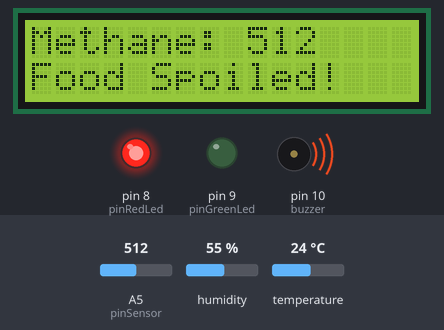
Bench run of a sketch on a simulated Arduino Uno, built with avr-gcc and run on an emulated ATmega328P. Shown: 16×2 character LCD, output pins drawn as LEDs (lit = HIGH), buzzer (waves = sounding, pin HIGH). Inputs (shaded band) come from the test bench; at power-on: A5 (pinSensor) = 512, humidity 55 %, temperature 24 °C. What the sketch prints to the serial monitor is not drawn.

Above: at 1.2 s.
1.3 s: A5 (pinSensor) set to 267
At 3.5 s:
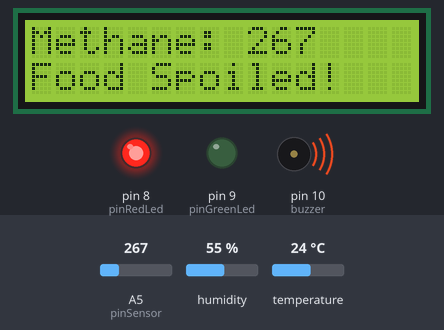
4.0 s: A5 (pinSensor) set to 241
At 4.9 s:
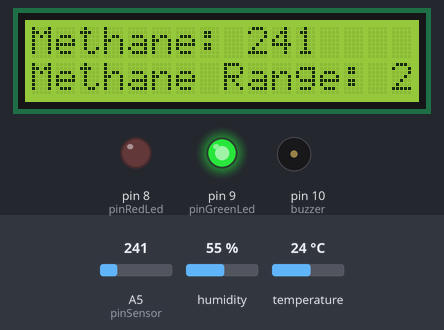
6.7 s: A5 (pinSensor) set to 260
At 9.0 s:
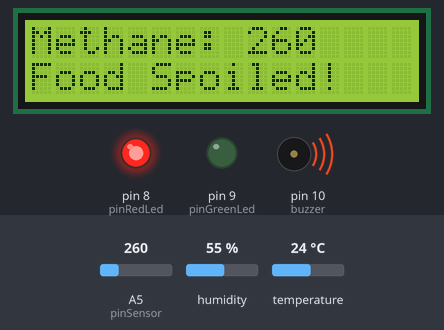
Timing chart, 0 to 10.5 s (numbered marks = the images above; inputs shaded):
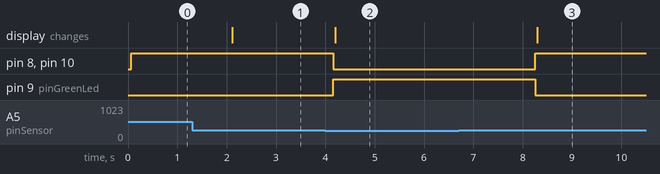

Measured:
- the behaviour switches between 250 and 249 on A5 (pinSensor) (found by bisection; images 1 and 2)
- after the input at 1.3 s, the display: changes after 0.81 s (image 1)
- after the input at 4.0 s, pin 8 (pinRedLed), pin 10 (buzzer): HIGH → LOW after 0.16 s; pin 9 (pinGreenLed): LOW → HIGH after 0.16 s; the display: changes after 0.20 s (image 2)
- after the input at 6.7 s, pin 8 (pinRedLed), pin 10 (buzzer): LOW → HIGH after 1.6 s; pin 9 (pinGreenLed): HIGH → LOW after 1.6 s; the display: changes after 1.6 s (image 3)

The sketch:

food_spoilage_detector.ino
```cpp
#include <SoftwareSerial.h>
#include <LiquidCrystal.h>
#include "dht.h"

SoftwareSerial nodemcu(1, 0);   // RX, TX
#define dht_apin A0             // DHT11 sensor pin
LiquidCrystal lcd(12, 11, 5, 4, 3, 2);

dht DHT;
int pinRedLed = 8;
int pinGreenLed = 9;
int pinSensor = A5;             // Methane sensor pin
int THRESHOLD = 250;
int buzzer = 10;

String mystring;                // For message handling

void setup() {
    Serial.begin(9600);
    nodemcu.begin(9600);

    lcd.begin(16, 2);
    pinMode(buzzer, OUTPUT);
    pinMode(pinRedLed, OUTPUT);
    pinMode(pinGreenLed, OUTPUT);
    pinMode(pinSensor, INPUT);
}

void loop() {
    // Read methane sensor data
    int rdata = analogRead(pinSensor);

    Serial.print("Methane Range: ");
    Serial.println(rdata);
    lcd.setCursor(0, 0);          // Set cursor to the first line
    lcd.print("Methane: ");
    lcd.print(rdata);             // Display methane value directly
    lcd.print("   ");             // Clears remaining characters

    // Check for gas threshold
    if (rdata >= THRESHOLD) {
        digitalWrite(pinRedLed, HIGH);
        digitalWrite(pinGreenLed, LOW);
        digitalWrite(buzzer, HIGH);
    } else {
        digitalWrite(pinRedLed, LOW);
        digitalWrite(pinGreenLed, HIGH);
        digitalWrite(buzzer, LOW);
    }

    // Display data on LCD and send via nodemcu
    if (nodemcu.available() > 0) {
        char data = nodemcu.read();
        lcd.setCursor(0, 1);     // Move cursor to the second line
        lcd.print("Msg: ");
        lcd.print(data);
        lcd.print("   ");        // Clears remaining characters
    }

    // Send methane data conditionally
    if (rdata < 250) {
        mystring = "Methane Range: " + String(rdata);
    } else {
        mystring = "Food Spoiled!";
    }

    nodemcu.println(mystring);
    Serial.println(mystring);
    lcd.setCursor(0, 1);
    lcd.print(mystring);
    lcd.print("   ");            // Clears remaining characters

    mystring = "";                // Reset the string for next loop

    // DHT11 Sensor Data
    DHT.read11(dht_apin);
    Serial.print("Humidity: ");
    Serial.print(DHT.humidity);
    Serial.print("%  ");
    Serial.print("Temperature: ");
    Serial.print(DHT.temperature);
    Serial.println("°C");

    delay(2000);   // Ensures stable readings
}
```
